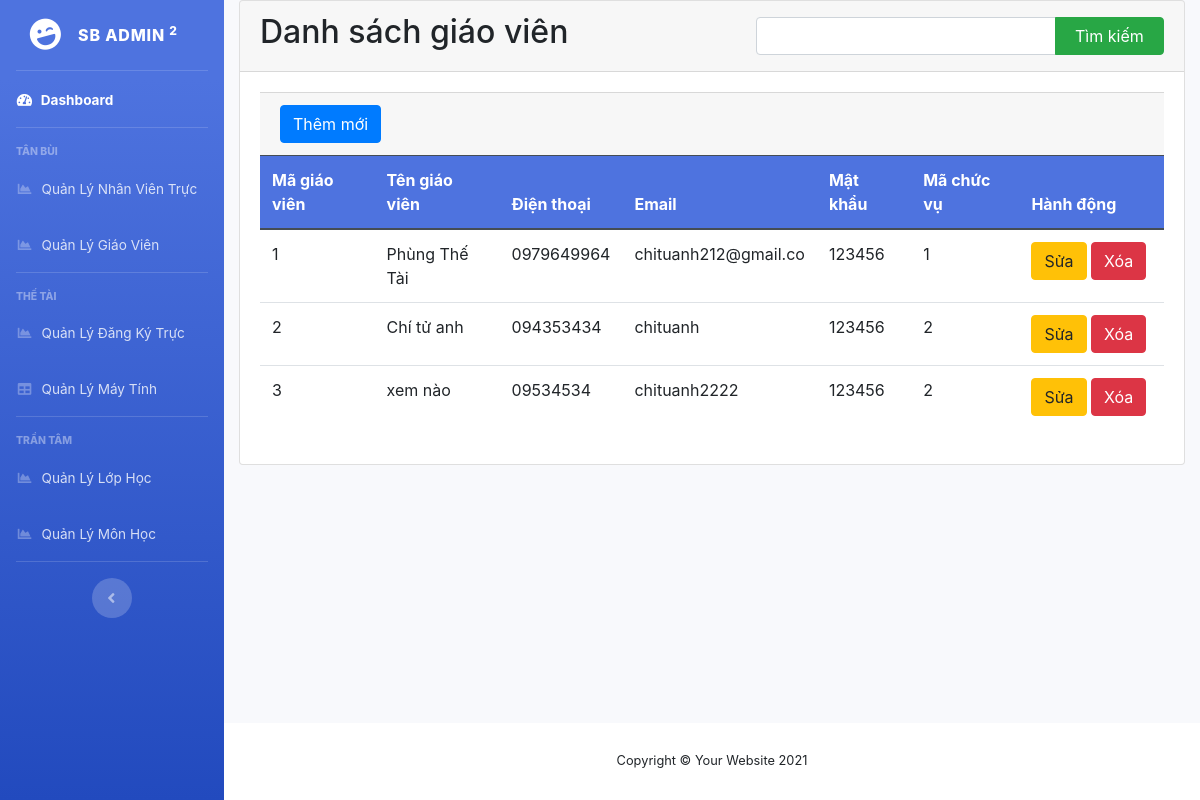
/buidangtan/QLGV/index.php, run on the app's committed database.
### tables this page shows
CREATE TABLE `giaovien` (
  `idGiaoVien` int(11) NOT NULL,
  `nameGiaoVien` varchar(100) DEFAULT NULL,
  `phoneGiaoVien` varchar(15) DEFAULT NULL,
  `email` varchar(20) DEFAULT NULL,
  `matKhau` varchar(100) DEFAULT NULL,
  `idChucVu` int(11) NOT NULL
);

### buidangtan/QLGV/screen/danhsach.php (the view, shortened to what this page needs)
<?php
try {
    $sqlBase = "SELECT * FROM giaovien";
    if (isset($_POST['sbm']) && !empty($_POST['search'])) {
        $search = $_POST['search'];
        $sql = "SELECT * FROM giaovien WHERE nameGiaoVien LIKE '%$search%'";
        $query = mysqli_query($connect, $sql);
        $total_subject = mysqli_num_rows($query);
    } else {
        $sql = $sqlBase;
        $query = mysqli_query($connect, $sql);
    }
} catch (Exception $err) {
    echo 'lỗi rồi';
}
?>
<div class="container-fluid">
    <div class="card">
        <div class="card-header d-flex justify-content-between align-items-center">
            <h2>Danh sách giáo viên</h2>
            <form method="POST" class="d-flex" action="">
                <input name="search" type="search" class="form-control">
                <button name="sbm" class="btn btn-success">Tìm kiếm</button>
            </form>
        </div>
        <div class="card-body">
            <div class="card-footer d-flex justify-content-between">
                <a href="index.php?page_layout=them" class="btn btn-primary">
                    Thêm mới
                </a>
            </div>
            <table class="table bordered">
                <thead class="thead-dark">
                    <tr>
                        <th>Mã giáo viên</th>
                        <th>Tên giáo viên</th>
                        <th>Điện thoại </th>
                        <th>Email</th>
                        <th>Mật khẩu</th>
                        <th>Mã chức vụ</th>
                        <th width="16%">Hành động</th>
                    </tr>
                </thead>
                <tbody>
                    <?php
                    while ($row = mysqli_fetch_assoc($query)) { ?>
                        <tr>
                            <td><?php echo $row['idGiaoVien']; ?></td>
                            <td> <?php echo $row['nameGiaoVien']; ?></td>
                            <td><?php echo $row['phoneGiaoVien']; ?></td>
                            <td><?php echo $row['email']; ?></td>
                            <td><?php echo $row['matKhau']; ?></td>
                            <td><?php echo $row['idChucVu']; ?></td>
                            <td>
                                <a class="btn btn-warning" href="index.php?page_layout=sua&id=<?php echo $row['idGiaoVien']; ?>">Sửa</a>
                                <a onclick="return Del('<?php echo $row['nameGiaoVien']; ?>')" class="btn btn-danger" href="index.php?page_layout=xoa&id=<?php echo $row['idGiaoVien']; ?>">Xóa</a>
                            </td>
                        </tr>
                    <?php } ?>
                </tbody>
            </table>
        </div>
    </div>
</div>

### buidangtan/QLGV/index.php (style rules this page uses)
.card input[type="search"] { margin-right: -6px; }
.table .thead-dark th { background-color: #4e73df !important; }
.card-header button { width: 140px; border-top-left-radius: 0; border-bottom-left-radius: 0; }

### data on the page
giaovien: idGiaoVien "1", nameGiaoVien "Phùng Thế Tài", phoneGiaoVien "0979649964", email "chituanh212@gmail.co", matKhau "123456", idChucVu "1"
giaovien: idGiaoVien "2", nameGiaoVien "Chí tử anh", phoneGiaoVien "094353434", email "chituanh", matKhau "123456", idChucVu "2"
giaovien: idGiaoVien "3", nameGiaoVien "xem nào", phoneGiaoVien "09534534", email "chituanh2222", matKhau "123456", idChucVu "2"
